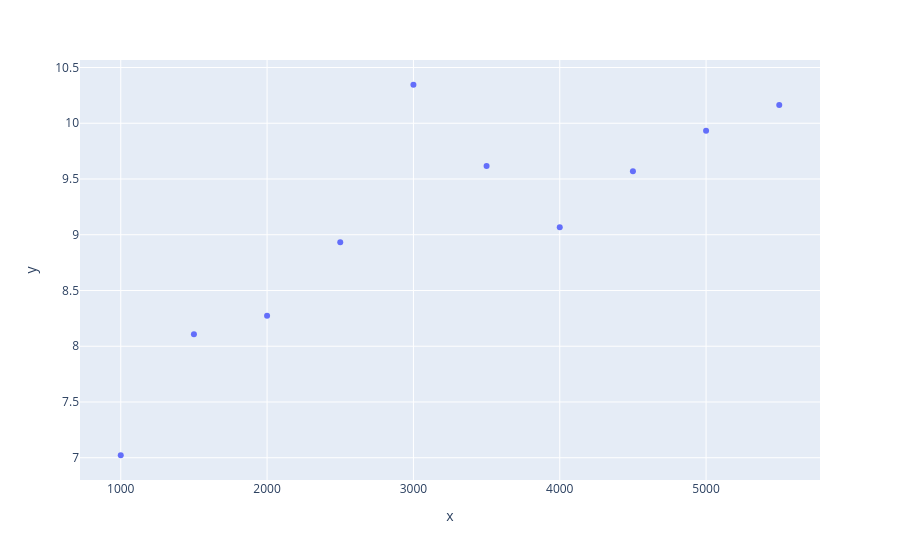

Notebook code for this chart:
### Code cell
fig = px.scatter(x=patient_cohort_length, y=time_to_run)
fig.show()

### Figure 1 — Plotly figure (JSON) as saved in the notebook; plotly's stock layout.template omitted (floating-point values rounded to 4 significant figures)
{"data": [{"hovertemplate": "x=%{x}<br>y=%{y}<extra></extra>", "legendgroup": "", "marker": {"color": "#636efa", "symbol": "circle"}, "mode": "markers", "name": "", "orientation": "v", "showlegend": false, "type": "scatter", "x": [1000, 1500, 2000, 2500, 3000, 3500, 4000, 4500, 5000, 5500], "xaxis": "x", "y": [7.022, 8.107, 8.273, 8.933, 10.35, 9.617, 9.068, 9.57, 9.934, 10.16], "yaxis": "y"}], "layout": {"legend": {"tracegroupgap": 0}, "margin": {"t": 60}, "xaxis": {"anchor": "y", "domain": [0, 1], "title": {"text": "x"}}, "yaxis": {"anchor": "x", "domain": [0, 1], "title": {"text": "y"}}}}
